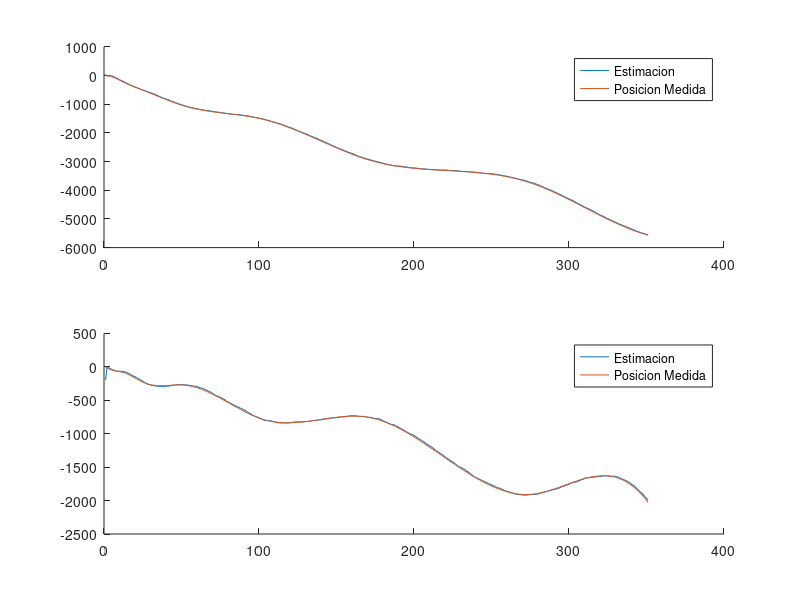
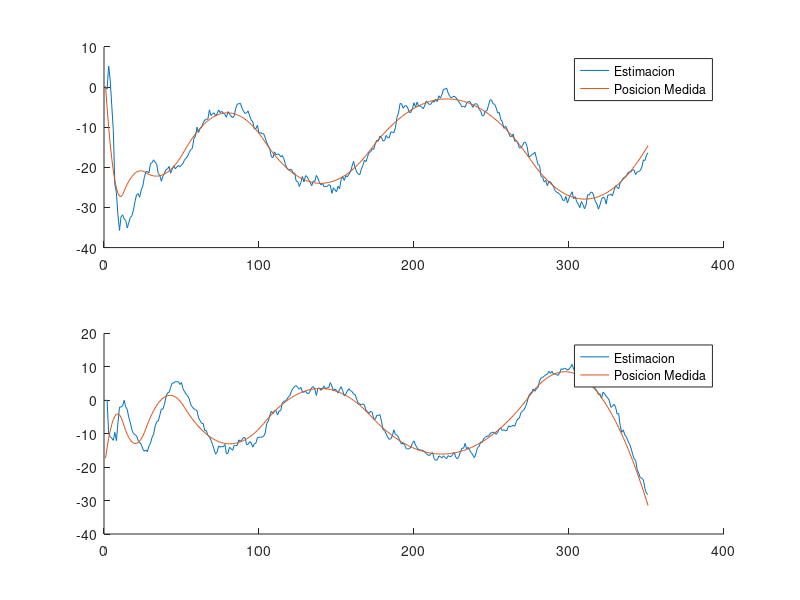
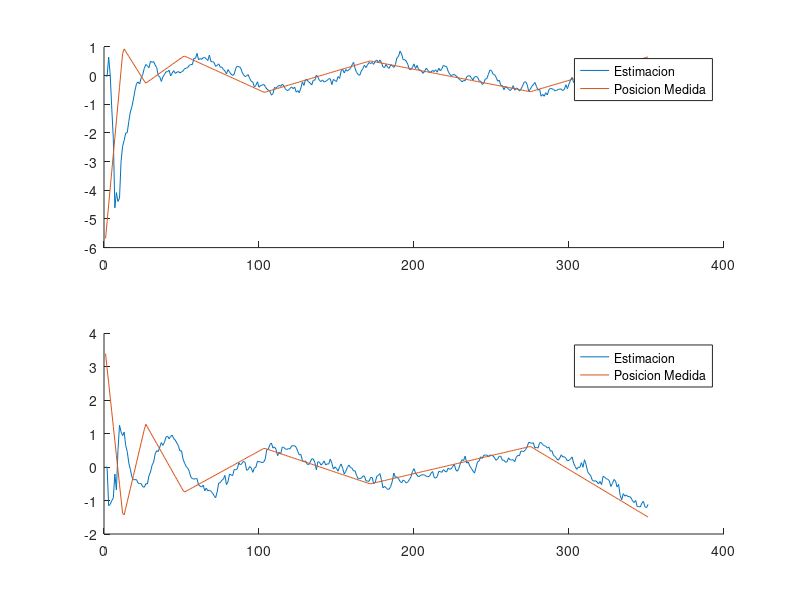
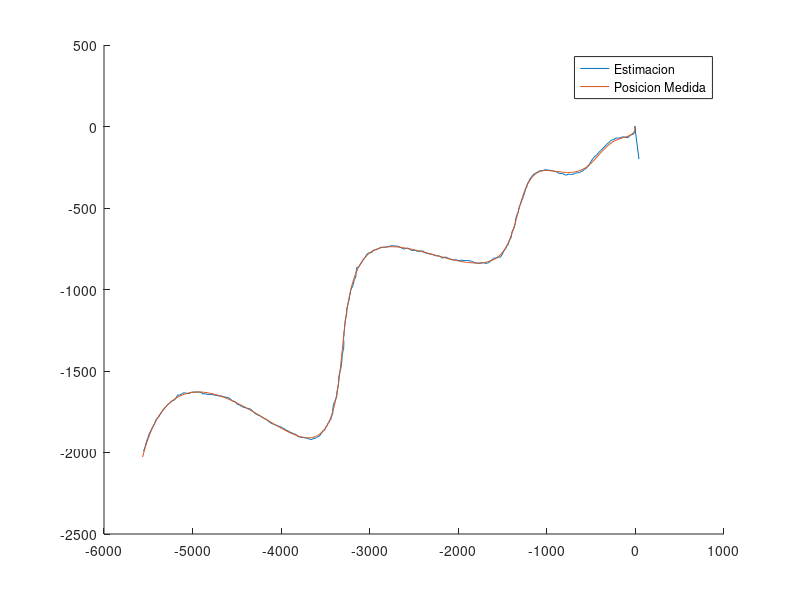

Recreate these plots in MATLAB, in order.
clear all
close all
clc

load('tp3_kalman.mat');
%%%%%%%%%%%%%%%%%%%%%%%%%%%%%%%%%%%%%%%%%%%%%%%%%%%%%%%%%%%%%%%%%%%%%%%%%%%

toEvaluate= 'position';
%toEvaluate= 'velocity';
%toEvaluate= 'aceleration';
%toEvaluate= 'position and velocity';

%Auxiliares
I = [1,0;0,1];
O = zeros(size(I));
O_6 =[O,O,O;O,O,O;O,O,O];
final = length(p) ;
Xsave = [];
E = [];

%Parametros del modelo continuo
sigma_a_dot = 10^-1 ;
q = sigma_a_dot^2*I;
Q = [O,O,O;O,O,O;O,O,q]; %Cov ruido de proceso
A=[O,I,O;O,O,I;O,O,O];

sigma_p = sqrt(100);
sigma_v = sqrt(10);
sigma_a = sqrt(1);

if (strcmp(toEvaluate,'position'))
    C=[I,O,O];
    R = diag([sigma_p^2 sigma_p^2]);
end
if (strcmp(toEvaluate,'velocity'))
  	C=[O,I,O];
    R = diag([sigma_v^2 sigma_v^2]);
end
if (strcmp(toEvaluate,'aceleration'))
  	C=[O,O,I];
    R = diag([sigma_a^2 sigma_a^2]);
end
% if (strcmp(toEvaluate,'position and velocity'))
%   	C=[I,O,O;O,I,O];
%     R = diag([sigma_p^2 sigma_p^2 sigma_v^2 sigma_v^2]);
%  
% end
etha = mvnrnd(zeros(length(R),1),R,final)';

%Discretizacion
%h=1;
Ad = expm(A*h);
Qd = [q*h^5/20,q*h^4/8,q*h^3/6;q*h^4/8,q*h^3/3,q*h^2/2;q*h^3/6,q*h^2/2,q*h];

%Condiciones Iniciales
x0_0 = [40 -200 0 0 0 0]';
P0_0 = diag([10^4 10^8 10^2 10^2 10 10 ]);

%Test de Observabilidad
L = rank(obsv(Ad,C));
if (L == length(Ad))
    disp('El sistema es completamente observable')
else
    disp('El sistema NO es completamente observable')
end
disp(['La cantidad de estados observables es: ',num2str(L)])

%Algoritmo de Kalman
for k = 1:final
    
    %Inicializacion
    if k == 1
        X_kminus_kminus = x0_0;
        P_kminus_kminus = P0_0;
    else
        X_kminus_kminus = X_k_k;
        P_kminus_kminus = P_k_k;
    end
    
    %Valor de la medicion 
    if (strcmp(toEvaluate,'position'))
        Yk = [p(k,:)]'+ etha(:,k);
    end
    if (strcmp(toEvaluate,'velocity'))
        Yk = [v(k,:)]'+ etha(:,k);
    end
    if (strcmp(toEvaluate,'aceleration'))
        Yk = [a(k,:)]'+ etha(:,k);
    end
    if (strcmp(toEvaluate,'position and velocity'))
        Yk = [p(k,:)' ; v(k,:)']+ etha(:,k);
    end

    %Prediccion
    X_k_kminus = Ad * X_kminus_kminus ;
    P_k_kminus = Ad * P_kminus_kminus * Ad' + Qd ;
    
    %Actualizacion
    K_k =  P_k_kminus * C' * inv( C * P_k_kminus * C' + R);
    X_k_k =  X_k_kminus + K_k * (Yk - C * X_k_kminus );
    P_k_k = (eye(size(K_k*C)) - K_k*C) * P_k_kminus ;
    %P_k_k = (eye(size(K_k*C)) - K_k * C)* P_k_kminus * (eye(size(K_k*C)) - K_k*C)' +  K_k * R * K_k';

    Xsave = [Xsave (X_kminus_kminus) ];
    E =[E (Yk - C * X_k_kminus )];
end
%% Comparacion de Estados y Estimaciones

%Posicion en X
figure(1)
subplot(2,1,1)
hold on
plot(1:final,Xsave(1,:))
plot(1:final,p(:,1))
legend({'Estimacion','Posicion Medida'})

%Posicion en Y
subplot(2,1,2)
hold on
plot(1:final,Xsave(2,:))
plot(1:final,p(:,2))
legend({'Estimacion','Posicion Medida'})

%Posicion en X
figure(2)
subplot(2,1,1)
hold on
plot(1:final,Xsave(3,:))
plot(1:final,v(:,1))
legend({'Estimacion','Posicion Medida'})

%Posicion en Y
subplot(2,1,2)
hold on
plot(1:final,Xsave(4,:))
plot(1:final,v(:,2))
legend({'Estimacion','Posicion Medida'})

%Posicion en X
figure(3)
subplot(2,1,1)
hold on
plot(1:final,Xsave(5,:))
plot(1:final,a(:,1))
legend({'Estimacion','Posicion Medida'})

%Posicion en Y
subplot(2,1,2)
hold on
plot(1:final,Xsave(6,:))
plot(1:final,a(:,2))
legend({'Estimacion','Posicion Medida'})

%Trayectoria
figure (4)
hold on
plot(Xsave(1,:),Xsave(2,:))
plot(p(:,1),p(:,2))
legend({'Estimacion','Posicion Medida'})

%Autocorrelacion de la innovacion
figure(5)
subplot(2,1,1)
[c,lags] = xcov(E(1,:));
stem(lags,c)
subplot(2,1,2)
[c,lags] = xcov(E(2,:));
stem(lags,c)
